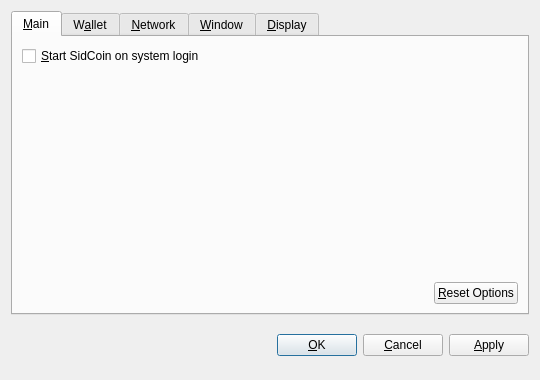
<?xml version="1.0" encoding="UTF-8"?>
<ui version="4.0">
 <class>OptionsDialog</class>
 <widget class="QDialog" name="OptionsDialog">
  <property name="geometry">
   <rect>
    <x>0</x>
    <y>0</y>
    <width>540</width>
    <height>380</height>
   </rect>
  </property>
  <property name="windowTitle">
   <string>Options</string>
  </property>
  <property name="modal">
   <bool>true</bool>
  </property>
  <layout class="QVBoxLayout" name="verticalLayout">
   <item>
    <widget class="QTabWidget" name="tabWidget">
     <property name="tabPosition">
      <enum>QTabWidget::North</enum>
     </property>
     <property name="currentIndex">
      <number>0</number>
     </property>
     <widget class="QWidget" name="tabMain">
      <attribute name="title">
       <string>&amp;Main</string>
      </attribute>
      <layout class="QVBoxLayout" name="verticalLayout_Main">
       <item>
        <widget class="QCheckBox" name="bitcoinAtStartup">
         <property name="toolTip">
          <string>Automatically start SidCoin after logging in to the system.</string>
         </property>
         <property name="text">
          <string>&amp;Start SidCoin on system login</string>
         </property>
        </widget>
       </item>
       <item>
        <spacer name="verticalSpacer_Main">
         <property name="orientation">
          <enum>Qt::Vertical</enum>
         </property>
         <property name="sizeHint" stdset="0">
          <size>
           <width>20</width>
           <height>40</height>
          </size>
         </property>
        </spacer>
       </item>
       <item>
        <layout class="QHBoxLayout" name="horizontalLayout_2_Main">
         <item>
          <spacer name="horizontalSpacer_2_Main">
           <property name="orientation">
            <enum>Qt::Horizontal</enum>
           </property>
           <property name="sizeHint" stdset="0">
            <size>
             <width>40</width>
             <height>20</height>
            </size>
           </property>
          </spacer>
         </item>
         <item>
          <widget class="QPushButton" name="resetButton">
           <property name="toolTip">
            <string>Reset all client options to default.</string>
           </property>
           <property name="text">
            <string>&amp;Reset Options</string>
           </property>
           <property name="autoDefault">
            <bool>false</bool>
           </property>
          </widget>
         </item>
        </layout>
       </item>
      </layout>
     </widget>
     <widget class="QWidget" name="tabWallet">
      <attribute name="title">
       <string>W&amp;allet</string>
      </attribute>
      <layout class="QVBoxLayout" name="verticalLayout_Network">
       <item>
        <widget class="QLabel" name="transactionFeeInfoLabel">
         <property name="text">
          <string>Optional transaction fee per kB that helps make sure your transactions are processed quickly. Most transactions are 1 kB.</string>
         </property>
         <property name="textFormat">
          <enum>Qt::PlainText</enum>
         </property>
         <property name="wordWrap">
          <bool>true</bool>
         </property>
        </widget>
       </item>
       <item>
        <layout class="QHBoxLayout" name="horizontalLayout_1_Main">
         <item>
          <widget class="QLabel" name="transactionFeeLabel">
           <property name="text">
            <string>Pay transaction &amp;fee</string>
           </property>
           <property name="textFormat">
            <enum>Qt::PlainText</enum>
           </property>
           <property name="buddy">
            <cstring>transactionFee</cstring>
           </property>
          </widget>
         </item>
         <item>
          <widget class="BitcoinAmountField" name="transactionFee"/>
         </item>
         <item>
          <spacer name="horizontalSpacer_1_Main">
           <property name="orientation">
            <enum>Qt::Horizontal</enum>
           </property>
           <property name="sizeHint" stdset="0">
            <size>
             <width>40</width>
             <height>20</height>
            </size>
           </property>
          </spacer>
         </item>
        </layout>
       </item>
       <item>
        <widget class="QLabel" name="label">
         <property name="text">
          <string>If you disable the spending of unconfirmed change, the change from a transaction cannot be used until that transaction has at least one confirmation. This also affects how your balance is computed.</string>
         </property>
         <property name="wordWrap">
          <bool>true</bool>
         </property>
        </widget>
       </item>
       <item>
        <widget class="QCheckBox" name="spendZeroConfChange">
         <property name="text">
          <string>Spend unconfirmed change  (experts only)</string>
         </property>
        </widget>
       </item>
       <item>
        <spacer name="verticalSpacer">
         <property name="orientation">
          <enum>Qt::Vertical</enum>
         </property>
         <property name="sizeHint" stdset="0">
          <size>
           <width>20</width>
           <height>40</height>
          </size>
         </property>
        </spacer>
       </item>
      </layout>
     </widget>
     <widget class="QWidget" name="tabNetwork">
      <attribute name="title">
       <string>&amp;Network</string>
      </attribute>
      <layout class="QVBoxLayout" name="verticalLayout_Network">
       <item>
        <widget class="QCheckBox" name="mapPortUpnp">
         <property name="toolTip">
          <string>Automatically open the SidCoin client port on the router. This only works when your router supports UPnP and it is enabled.</string>
         </property>
         <property name="text">
          <string>Map port using &amp;UPnP</string>
         </property>
        </widget>
       </item>
       <item>
        <widget class="QCheckBox" name="connectSocks">
         <property name="toolTip">
          <string>Connect to the SidCoin network through a SOCKS proxy (e.g. when connecting through Tor).</string>
         </property>
         <property name="text">
          <string>&amp;Connect through SOCKS proxy:</string>
         </property>
        </widget>
       </item>
       <item>
        <layout class="QHBoxLayout" name="horizontalLayout_Network">
         <item>
          <widget class="QLabel" name="proxyIpLabel">
           <property name="text">
            <string>Proxy &amp;IP:</string>
           </property>
           <property name="textFormat">
            <enum>Qt::PlainText</enum>
           </property>
           <property name="buddy">
            <cstring>proxyIp</cstring>
           </property>
          </widget>
         </item>
         <item>
          <widget class="QValidatedLineEdit" name="proxyIp">
           <property name="maximumSize">
            <size>
             <width>140</width>
             <height>16777215</height>
            </size>
           </property>
           <property name="toolTip">
            <string>IP address of the proxy (e.g. 127.0.0.1)</string>
           </property>
          </widget>
         </item>
         <item>
          <widget class="QLabel" name="proxyPortLabel">
           <property name="text">
            <string>&amp;Port:</string>
           </property>
           <property name="textFormat">
            <enum>Qt::PlainText</enum>
           </property>
           <property name="buddy">
            <cstring>proxyPort</cstring>
           </property>
          </widget>
         </item>
         <item>
          <widget class="QLineEdit" name="proxyPort">
           <property name="maximumSize">
            <size>
             <width>55</width>
             <height>16777215</height>
            </size>
           </property>
           <property name="toolTip">
            <string>Port of the proxy (e.g. 9050)</string>
           </property>
          </widget>
         </item>
         <item>
          <widget class="QLabel" name="socksVersionLabel">
           <property name="text">
            <string>SOCKS &amp;Version:</string>
           </property>
           <property name="textFormat">
            <enum>Qt::PlainText</enum>
           </property>
           <property name="buddy">
            <cstring>socksVersion</cstring>
           </property>
          </widget>
         </item>
         <item>
          <widget class="QValueComboBox" name="socksVersion">
           <property name="toolTip">
            <string>SOCKS version of the proxy (e.g. 5)</string>
           </property>
          </widget>
         </item>
         <item>
          <spacer name="horizontalSpacer_Network">
           <property name="orientation">
            <enum>Qt::Horizontal</enum>
           </property>
           <property name="sizeHint" stdset="0">
            <size>
             <width>40</width>
             <height>20</height>
            </size>
           </property>
          </spacer>
         </item>
        </layout>
       </item>
       <item>
        <spacer name="verticalSpacer_Network">
         <property name="orientation">
          <enum>Qt::Vertical</enum>
         </property>
         <property name="sizeHint" stdset="0">
          <size>
           <width>20</width>
           <height>40</height>
          </size>
         </property>
        </spacer>
       </item>
      </layout>
     </widget>
     <widget class="QWidget" name="tabWindow">
      <attribute name="title">
       <string>&amp;Window</string>
      </attribute>
      <layout class="QVBoxLayout" name="verticalLayout_Window">
       <item>
        <widget class="QCheckBox" name="minimizeToTray">
         <property name="toolTip">
          <string>Show only a tray icon after minimizing the window.</string>
         </property>
         <property name="text">
          <string>&amp;Minimize to the tray instead of the taskbar</string>
         </property>
        </widget>
       </item>
       <item>
        <widget class="QCheckBox" name="minimizeOnClose">
         <property name="toolTip">
          <string>Minimize instead of exit the application when the window is closed. When this option is enabled, the application will be closed only after selecting Quit in the menu.</string>
         </property>
         <property name="text">
          <string>M&amp;inimize on close</string>
         </property>
        </widget>
       </item>
       <item>
        <spacer name="verticalSpacer_Window">
         <property name="orientation">
          <enum>Qt::Vertical</enum>
         </property>
         <property name="sizeHint" stdset="0">
          <size>
           <width>20</width>
           <height>40</height>
          </size>
         </property>
        </spacer>
       </item>
      </layout>
     </widget>
     <widget class="QWidget" name="tabDisplay">
      <attribute name="title">
       <string>&amp;Display</string>
      </attribute>
      <layout class="QVBoxLayout" name="verticalLayout_Display">
       <item>
        <layout class="QHBoxLayout" name="horizontalLayout_1_Display">
         <item>
          <widget class="QLabel" name="langLabel">
           <property name="text">
            <string>User Interface &amp;language:</string>
           </property>
           <property name="textFormat">
            <enum>Qt::PlainText</enum>
           </property>
           <property name="buddy">
            <cstring>lang</cstring>
           </property>
          </widget>
         </item>
         <item>
          <widget class="QValueComboBox" name="lang">
           <property name="toolTip">
            <string>The user interface language can be set here. This setting will take effect after restarting SidCoin.</string>
           </property>
          </widget>
         </item>
        </layout>
       </item>
       <item>
        <layout class="QHBoxLayout" name="horizontalLayout_2_Display">
         <item>
          <widget class="QLabel" name="unitLabel">
           <property name="text">
            <string>&amp;Unit to show amounts in:</string>
           </property>
           <property name="textFormat">
            <enum>Qt::PlainText</enum>
           </property>
           <property name="buddy">
            <cstring>unit</cstring>
           </property>
          </widget>
         </item>
         <item>
          <widget class="QValueComboBox" name="unit">
           <property name="toolTip">
            <string>Choose the default subdivision unit to show in the interface and when sending coins.</string>
           </property>
          </widget>
         </item>
        </layout>
       </item>
       <item>
        <widget class="QCheckBox" name="displayAddresses">
         <property name="toolTip">
          <string>Whether to show SidCoin addresses in the transaction list or not.</string>
         </property>
         <property name="text">
          <string>&amp;Display addresses in transaction list</string>
         </property>
        </widget>
       </item>
       <item>
        <widget class="QCheckBox" name="coinControlFeatures">
         <property name="toolTip">
          <string>Whether to show coin control features or not.</string>
         </property>
         <property name="text">
          <string>Display coin &amp;control features (experts only!)</string>
         </property>
        </widget>
       </item>
       <item>
        <spacer name="verticalSpacer_Display">
         <property name="orientation">
          <enum>Qt::Vertical</enum>
         </property>
         <property name="sizeHint" stdset="0">
          <size>
           <width>20</width>
           <height>40</height>
          </size>
         </property>
        </spacer>
       </item>
      </layout>
     </widget>
    </widget>
   </item>
   <item>
    <layout class="QHBoxLayout" name="horizontalLayout_Buttons">
     <item>
      <spacer name="horizontalSpacer_1">
       <property name="orientation">
        <enum>Qt::Horizontal</enum>
       </property>
       <property name="sizeHint" stdset="0">
        <size>
         <width>40</width>
         <height>48</height>
        </size>
       </property>
      </spacer>
     </item>
     <item>
      <widget class="QLabel" name="statusLabel">
       <property name="font">
        <font>
         <weight>75</weight>
         <bold>true</bold>
        </font>
       </property>
       <property name="text">
        <string/>
       </property>
       <property name="textFormat">
        <enum>Qt::PlainText</enum>
       </property>
       <property name="wordWrap">
        <bool>true</bool>
       </property>
      </widget>
     </item>
     <item>
      <spacer name="horizontalSpacer_2">
       <property name="orientation">
        <enum>Qt::Horizontal</enum>
       </property>
       <property name="sizeHint" stdset="0">
        <size>
         <width>40</width>
         <height>48</height>
        </size>
       </property>
      </spacer>
     </item>
     <item>
      <widget class="QPushButton" name="okButton">
       <property name="text">
        <string>&amp;OK</string>
       </property>
      </widget>
     </item>
     <item>
      <widget class="QPushButton" name="cancelButton">
       <property name="text">
        <string>&amp;Cancel</string>
       </property>
       <property name="autoDefault">
        <bool>false</bool>
       </property>
      </widget>
     </item>
     <item>
      <widget class="QPushButton" name="applyButton">
       <property name="text">
        <string>&amp;Apply</string>
       </property>
       <property name="autoDefault">
        <bool>false</bool>
       </property>
      </widget>
     </item>
    </layout>
   </item>
  </layout>
 </widget>
 <customwidgets>
  <customwidget>
   <class>BitcoinAmountField</class>
   <extends>QSpinBox</extends>
   <header>bitcoinamountfield.h</header>
  </customwidget>
  <customwidget>
   <class>QValueComboBox</class>
   <extends>QComboBox</extends>
   <header>qvaluecombobox.h</header>
  </customwidget>
  <customwidget>
   <class>QValidatedLineEdit</class>
   <extends>QLineEdit</extends>
   <header>qvalidatedlineedit.h</header>
  </customwidget>
 </customwidgets>
 <resources/>
 <connections/>
</ui>
